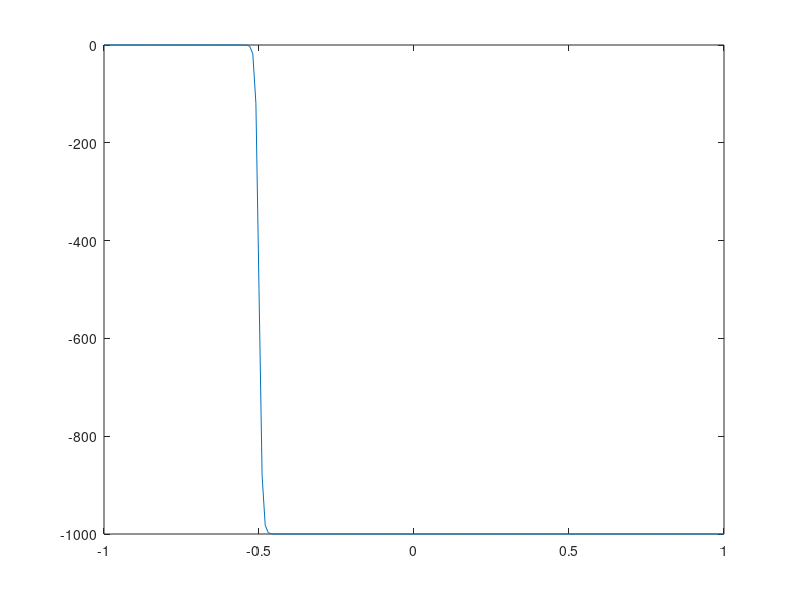

Reproduce this figure in MATLAB.
height = 1e3;
hardness   = 100;
pos = 0.5;

xline = -1:0.01:1;

f = - (height/2) + (height/2)*tanh(hardness.*( - xline - pos));
figure
plot(xline,f)